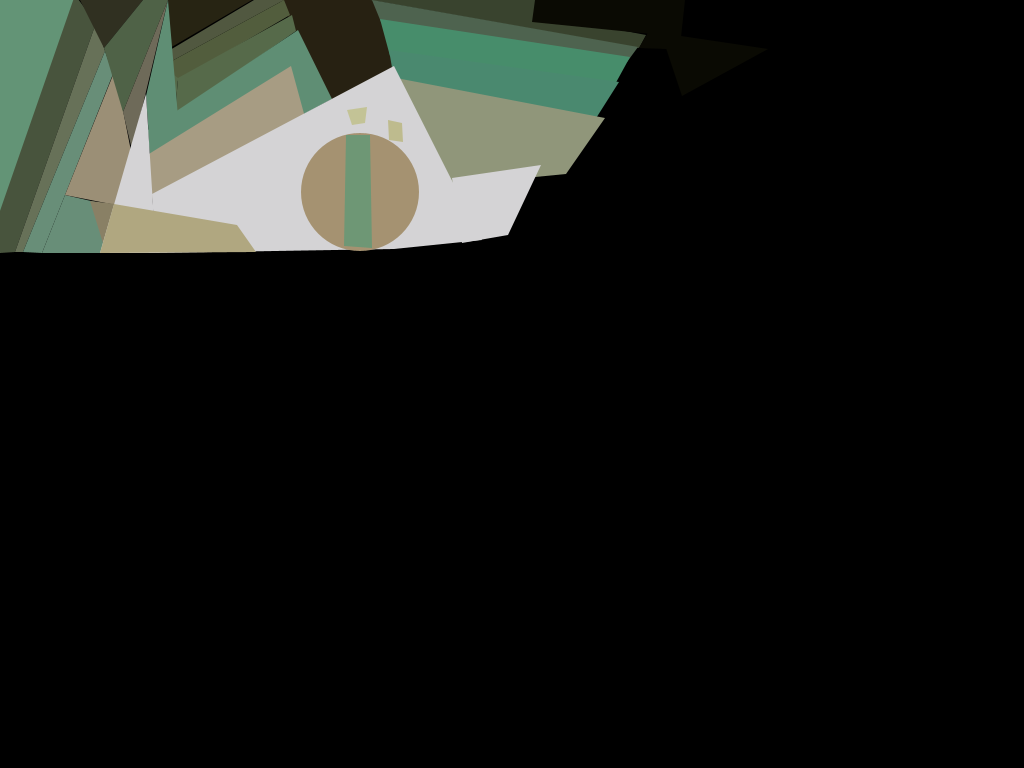
Frame 1 (no input)
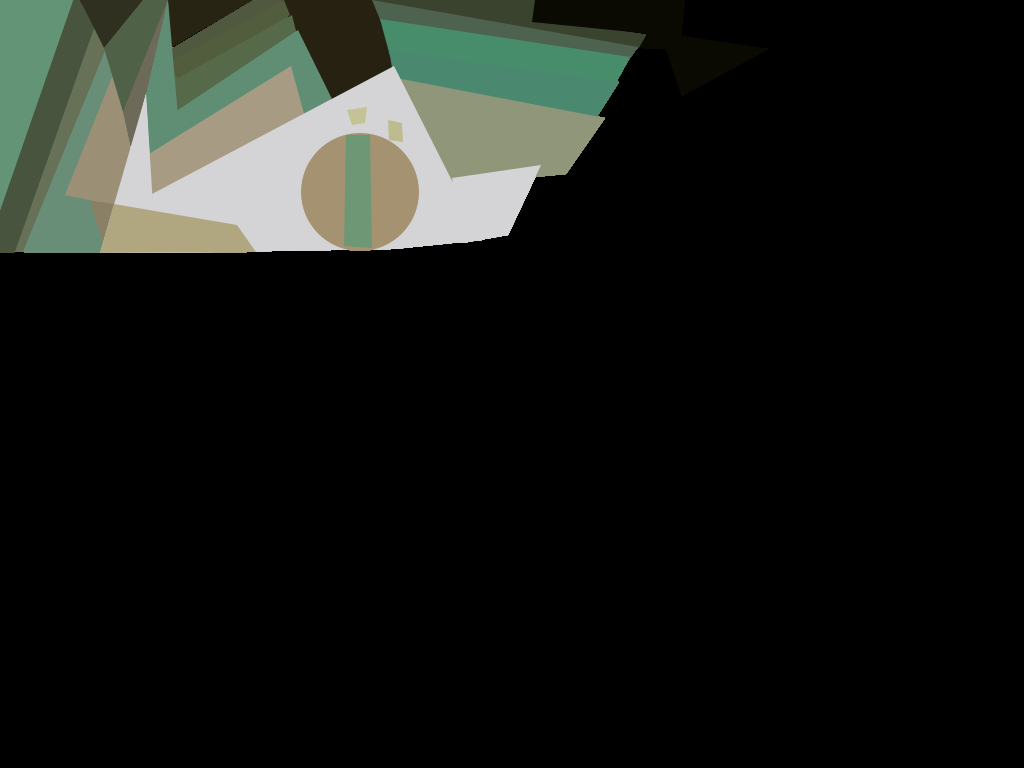
Frame 60 (the mouse pressed at the canvas centre just before this capture)
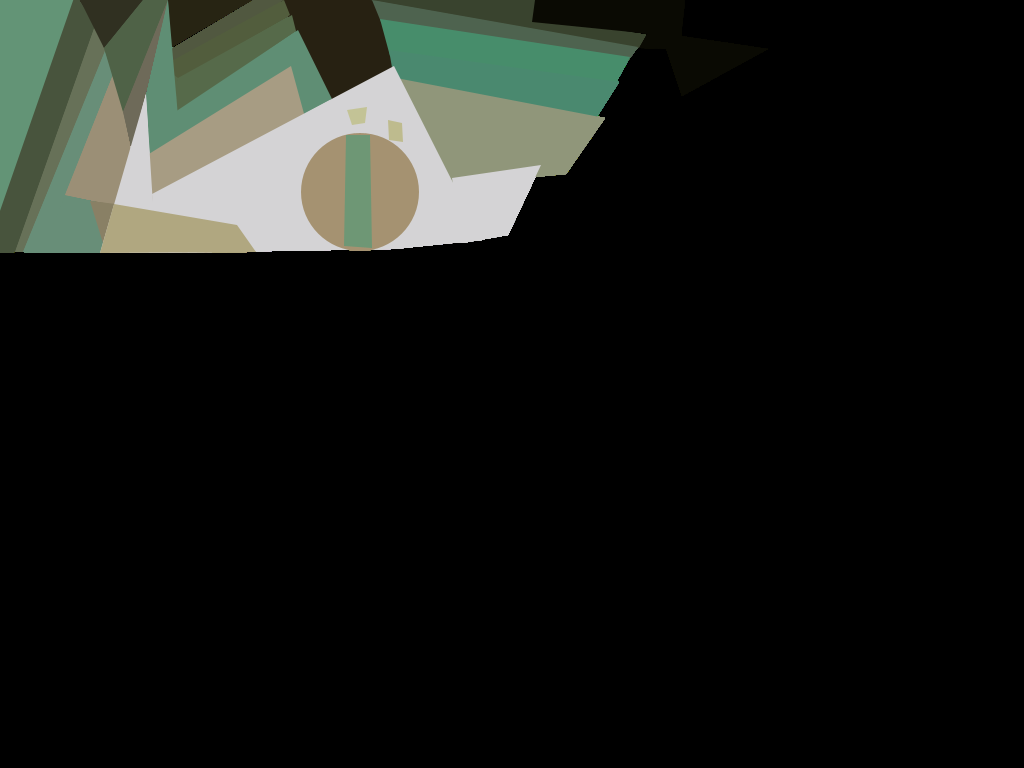
Frame 120 (the mouse held since frame 60 and released just before this capture)

The Processing sketch that drew these frames (run headless with seeded random() and noise(); from frame 60 on, the mouse is pressed at the canvas centre):

// Processing sketch: DreamCity_Crop2_PROCESSING
// ── DreamCity_Crop2_PROCESSING.pde
void setup()
{
  size(1024, 768);
  background(0);
  noStroke();
}

void draw()
{
  //SHAPES
  //1
  fill(99, 148, 118);
  triangle(0, 0, 76, 0, 0, 214);
  //2  
  fill(72, 84,  61);
  //stroke(20, 27, 20);
  quad(-15, 254, 15, 252, 96, 23, 75, -5);
  //3
  fill(103, 113, 88);
  quad(15, 252, 23, 252, 105, 51, 96, 23);
  //4
  fill(104, 142, 120);
  quad(23, 252, 42, 253, 113, 74, 105, 51);
  quad(42, 253, 106, 253, 100, 203, 65, 195);
  //5
  fill(155, 143, 118);
  quad(65, 195, 116, 205, 131, 151, 115, 70);
  //5.5
  fill(137, 128, 101);
  triangle(90, 201, 116, 204, 106, 253);
  //6
  fill(48, 48, 33);
  triangle(80, 0, 104, 48, 143, 0);
  //7
  fill(79, 98, 71);
  quad(104, 48, 123, 112, 168, 0, 143, 0);
  //8
  fill(110, 106, 89);
  triangle(123, 112, 132, 150, 168, 0);
  //16
  fill(39, 33, 18);
  quad(280, 0, 331, 102, 400, 64, 376, 0);
  //15
  fill(39, 36, 19);
  triangle(168, 0, 170, 48, 252, 0);
  //14
  fill(81, 88, 64);
  quad(170, 50, 170, 62, 284, 0, 254, 0);
  //13
  fill(82, 93, 61);
  quad(170, 62, 172, 84, 290, 15, 284, 0);
  //12
  fill(86, 106, 74);
  //noStroke();
  triangle(171, 73, 175, 115, 178, 78);
  quad(178, 78, 175, 115, 296, 31, 292, 15);
  //11
  fill(95, 142, 116);
  quad(168, 0, 146, 96, 150, 152, 180, 140);
  quad(148, 130, 153, 196, 332, 99, 298, 30);
  //10
  fill(167, 156, 131);
  quad(144, 157, 153, 202, 306, 121, 291, 66);
  //23
  fill(57, 67, 46);
  quad(370, 0, 639, 48, 646, 35, 462, 0);
  triangle(409, 0, 534, 26, 536, 0);
  //22
  fill(78, 99, 79);
  quad(372, 0, 381, 22, 627, 62, 638, 47);
  //21
  fill(71, 141, 107);
  quad(380, 19, 390, 56, 613, 88, 630, 57);
  //20
  fill(74, 137, 111);
  quad(389, 50, 395, 85, 593, 123, 619, 82);
  //19
  fill(144, 150, 122);
  quad(391, 77, 443, 186, 566, 174, 605, 118);
  //8.5
  fill(212, 211, 213);
  //noStroke();
  triangle(100, 253, 156, 253, 146, 94);
  quad(156, 253, 394, 249, 394, 66, 152, 194);
  triangle(394, 249, 482, 240, 394, 66);
  quad(452, 178, 541, 165, 508, 235, 462, 243);
  //9
  fill(176, 167, 128);
  quad(114, 204, 100, 253, 256, 252, 237, 225);
  //9.5 y 9.6
  fill(195, 195, 150);
  quad(347, 110, 352, 125, 365, 123, 367, 107);
  fill(190, 187, 142);
  quad(388, 120,  389, 140, 403, 142, 402, 123);
  
  //17
  fill(165, 146, 113);
  ellipse(360, 192, 118, 118);
  //18
  fill(110, 151, 117);
  quad(344, 246, 372, 248, 370, 135, 346, 135);
  
  //
  fill(10, 10, 3);
  quad(535, 0, 532, 22, 681, 37, 685, 0);
  quad(667, 0, 639, 48, 667, 49, 684, 0);
  triangle(661, 33, 682, 96, 768, 49);
}
